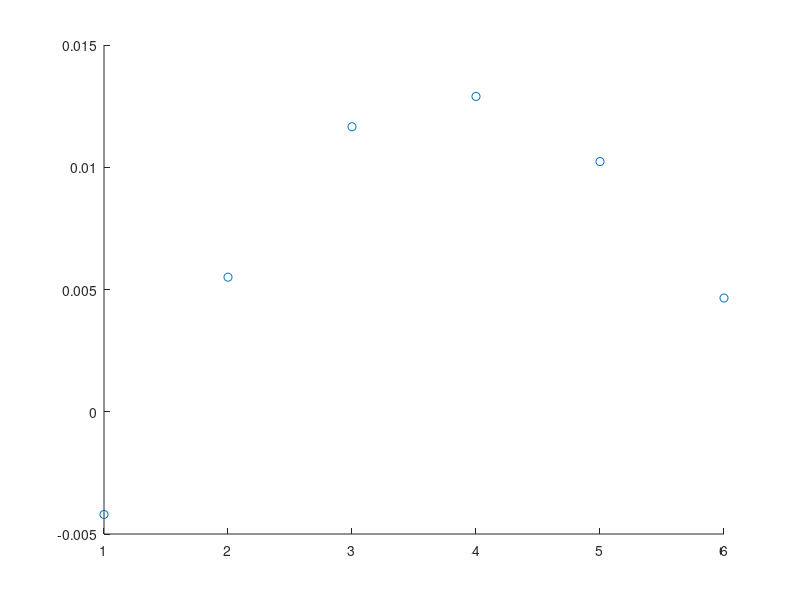

MATLAB code for this plot: (Note: this script raises an error after producing the figure.)
% simulate curves from Ohene 2021

%
BB_lambda = 0.9;

TI_a = 0.8;
TI_b = 1.5;
TE = [8 10 12 15 18 23 30 40 50 65];

simASLsig_a = [1 0.95 0.88 0.75 0.65 0.59 0.45 0.3 0.22 0.1]; %pseudo data

rising = 0:0.01:0.09; 
simASLsig_b = simASLsig_a + rising; %pseudo data


% y = 2*exp(-0.2*x) + 0.1*randn(size(x));
% r = 1+(0.5-0.1).*rand(1);
% linfunc =  exp([0.1:0.1:1]);
% simASLsig2 = simASLsig.*linfunc;

%
% scatter(TE, simASLsig_a)
% xlim([0 70])
% ylim([0 1.5])
% ylabel('ASL signal (au)')
% xlabel('TE (ms)')
% hold on
% scatter(TE, simASLsig_b)
% 
% legend('TI=800ms','TI=1500ms')

%

TR = 5.000;

% from data
CBF = 70; % adult mice 191 mL/100g/min - for human brain 70 ml/100g/min
CBF=CBF/6000; %%convert to SI units
T2iv800 = 20.6; % ms
T2iv1500 = 14.3;
T2ev800 = 37.1;
T2ev1500 = 34.5;


T1a = 1.9; %longitudinal relaxation of arterial blood (ms) at 9.4 T = 2.4 s, human at 3.0 T = 1.9 s
R1a = 1/T1a;
R1app = 1/1.7;
tau = 1.7; % temporal length of tagged bolus

% arrival time of the labeled bolus of blood water to imaging
% ROI, estimated using multi TI ASL acquisition
% At short TIs, ASL signal dM has linear dependence on TI
% dM = 0 when artTT > TI
artTT = 0.400; %typical 500ms to arrive
Moa = 1; % assume magnetization recovers to 1

inv_eff = 0.9; %inversion efficiency

TI_artTT = [0.2 0.3 0.4 0.5];
TE_artTT = 0.01;
TR_artTT = 10;

theTIs = [0.2 0.75 1.5 2.75 4 6.5];

A = 2.*inv_eff.*Moa.*(CBF/BB_lambda);

%EQUATION (2)
dM = A.*(theTIs-artTT).*exp(-theTIs./T1a); % when artTT < TI

figure, scatter(1:length(dM),dM)

Mo = 1;

%EQUATION (3)

T1prime_reciprocal = 1/T1a + CBF/BB_lambda;
T1prime = 1/T1prime_reciprocal;
k = 1/T1b - 1/T1prime %%% Need to fix this bit, something going wrong

% what if k is tiny and positive


q1 = exp(k.*theTIs).*exp(-k.*artTT)-(exp(-k.*theTIs)/k.*(theTIs-artTT));
q2 = exp(k.*theTIs).*exp(-k.*artTT)-(exp(-k.*(tau+artTT)/k.*tau));
dMb = 2.*Mo.*(theTIs-artTT).*inv_eff.*CBF.*(max(0,theTIs-artTT)/theTIs-artTT).*(exp(-theTIs.*R1a).*q1.*(min(0,theTIs-artTT-tau)/theTIs-artTT-tau)+2.*Mo.*tau.*inv_eff.*exp(-theTIs.*R1a).*q2.*(max(0,theTIs-artTT-tau)/theTIs-artTT-tau));


figure, scatter(1:length(dMb),dMb)











